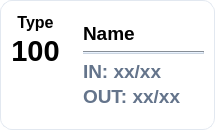
<?xml version="1.0" encoding="UTF-8"?>
<ui version="4.0">
 <class>RoomCard</class>
 <widget class="QWidget" name="RoomCard">
  <property name="geometry">
   <rect>
    <x>0</x>
    <y>0</y>
    <width>215</width>
    <height>130</height>
   </rect>
  </property>
  <property name="minimumSize">
   <size>
    <width>215</width>
    <height>130</height>
   </size>
  </property>
  <property name="maximumSize">
   <size>
    <width>215</width>
    <height>130</height>
   </size>
  </property>
  <property name="styleSheet">
   <string notr="true">
QWidget#RoomCard {
    background-color: transparent;
}

QFrame#frameCardContainer {
    background-color: #FFFFFF;
    border-radius: 12px;
    border: 1px solid #E2E8F0;
}

QFrame#frameCardContainer:hover {
    border: 2px solid #3B58FF;
    background-color: #F8FAFC;
}

QFrame#frameStatusBadge {
    border-top-left-radius: 11px;
    border-bottom-left-radius: 11px;
    border-top-right-radius: 0px;
    border-bottom-right-radius: 0px;
}

QLabel {
    background-color: transparent;
    border: none;
}
   </string>
  </property>
  <layout class="QHBoxLayout" name="horizontalLayout">
   <property name="spacing">
    <number>0</number>
   </property>
   <property name="leftMargin">
    <number>0</number>
   </property>
   <property name="topMargin">
    <number>0</number>
   </property>
   <property name="rightMargin">
    <number>0</number>
   </property>
   <property name="bottomMargin">
    <number>0</number>
   </property>
   <item>
    <widget class="QFrame" name="frameCardContainer">
     <layout class="QHBoxLayout" name="horizontalLayout_2">
      <property name="spacing">
       <number>0</number>
      </property>
      <property name="leftMargin">
       <number>0</number>
      </property>
      <property name="topMargin">
       <number>0</number>
      </property>
      <property name="rightMargin">
       <number>0</number>
      </property>
      <property name="bottomMargin">
       <number>0</number>
      </property>
      <item>
       <widget class="QFrame" name="frameStatusBadge">
        <property name="enabled">
         <bool>true</bool>
        </property>
        <property name="minimumSize">
         <size>
          <width>70</width>
          <height>0</height>
         </size>
        </property>
        <property name="maximumSize">
         <size>
          <width>85</width>
          <height>16777215</height>
         </size>
        </property>
        <layout class="QVBoxLayout" name="verticalLayout">
         <property name="spacing">
          <number>2</number>
         </property>
         <property name="leftMargin">
          <number>5</number>
         </property>
         <property name="topMargin">
          <number>12</number>
         </property>
         <property name="rightMargin">
          <number>5</number>
         </property>
         <property name="bottomMargin">
          <number>12</number>
         </property>
         <item alignment="Qt::AlignmentFlag::AlignHCenter">
          <widget class="QLabel" name="lblRoomType">
           <property name="font">
            <font>
             <pointsize>12</pointsize>
             <bold>true</bold>
            </font>
           </property>
           <property name="text">
            <string>Type</string>
           </property>
           <property name="alignment">
            <set>Qt::AlignmentFlag::AlignCenter</set>
           </property>
          </widget>
         </item>
         <item alignment="Qt::AlignmentFlag::AlignHCenter">
          <widget class="QLabel" name="lblRoomNumber">
           <property name="font">
            <font>
             <pointsize>22</pointsize>
             <bold>true</bold>
            </font>
           </property>
           <property name="text">
            <string>100</string>
           </property>
           <property name="alignment">
            <set>Qt::AlignmentFlag::AlignCenter</set>
           </property>
          </widget>
         </item>
         <item>
          <spacer name="verticalSpacer">
           <property name="orientation">
            <enum>Qt::Orientation::Vertical</enum>
           </property>
           <property name="sizeHint" stdset="0">
            <size>
             <width>20</width>
             <height>40</height>
            </size>
           </property>
          </spacer>
         </item>
         <item alignment="Qt::AlignmentFlag::AlignHCenter">
          <widget class="QLabel" name="lblStatusIcon">
           <property name="minimumSize">
            <size>
             <width>36</width>
             <height>36</height>
            </size>
           </property>
           <property name="maximumSize">
            <size>
             <width>36</width>
             <height>36</height>
            </size>
           </property>
           <property name="scaledContents">
            <bool>true</bool>
           </property>
          </widget>
         </item>
        </layout>
       </widget>
      </item>
      <item>
       <layout class="QVBoxLayout" name="verticalLayout_2">
        <property name="spacing">
         <number>6</number>
        </property>
        <property name="leftMargin">
         <number>12</number>
        </property>
        <property name="topMargin">
         <number>12</number>
        </property>
        <property name="rightMargin">
         <number>10</number>
        </property>
        <property name="bottomMargin">
         <number>12</number>
        </property>
        <item>
         <spacer name="verticalSpacer_2">
          <property name="orientation">
           <enum>Qt::Orientation::Vertical</enum>
          </property>
          <property name="sizeHint" stdset="0">
           <size>
            <width>20</width>
            <height>40</height>
           </size>
          </property>
         </spacer>
        </item>
        <item alignment="Qt::AlignmentFlag::AlignVCenter">
         <widget class="QLabel" name="lblGuestName">
          <property name="font">
           <font>
            <pointsize>14</pointsize>
            <bold>true</bold>
           </font>
          </property>
          <property name="text">
           <string>Name</string>
          </property>
          <property name="alignment">
           <set>Qt::AlignmentFlag::AlignLeading|Qt::AlignmentFlag::AlignLeft|Qt::AlignmentFlag::AlignVCenter</set>
          </property>
          <property name="wordWrap">
           <bool>true</bool>
          </property>
         </widget>
        </item>
        <item>
         <widget class="QFrame" name="lineDivider">
          <property name="styleSheet">
           <string notr="true">background-color: #CBD5E1; max-height: 1px;</string>
          </property>
          <property name="frameShape">
           <enum>QFrame::Shape::HLine</enum>
          </property>
          <property name="frameShadow">
           <enum>QFrame::Shadow::Sunken</enum>
          </property>
         </widget>
        </item>
        <item>
         <layout class="QHBoxLayout" name="horizontalLayout_dates">
          <property name="spacing">
           <number>6</number>
          </property>
          <item>
           <layout class="QVBoxLayout" name="verticalLayout_dates_inner">
            <property name="spacing">
             <number>2</number>
            </property>
            <item>
             <widget class="QLabel" name="lblCheckInDate">
              <property name="font">
               <font>
                <pointsize>14</pointsize>
                <bold>true</bold>
               </font>
              </property>
              <property name="styleSheet">
               <string notr="true">color: #64748b;</string>
              </property>
              <property name="text">
               <string>IN: xx/xx</string>
              </property>
             </widget>
            </item>
            <item>
             <widget class="QLabel" name="lblCheckOutDate">
              <property name="font">
               <font>
                <pointsize>14</pointsize>
                <bold>true</bold>
               </font>
              </property>
              <property name="styleSheet">
               <string notr="true">color: #64748b;</string>
              </property>
              <property name="text">
               <string>OUT: xx/xx</string>
              </property>
             </widget>
            </item>
           </layout>
          </item>
          <item>
           <spacer name="horizontalSpacer_dates">
            <property name="orientation">
             <enum>Qt::Orientation::Horizontal</enum>
            </property>
            <property name="sizeHint" stdset="0">
             <size>
              <width>40</width>
              <height>20</height>
             </size>
            </property>
           </spacer>
          </item>
         </layout>
        </item>
        <item>
         <spacer name="verticalSpacer_3">
          <property name="orientation">
           <enum>Qt::Orientation::Vertical</enum>
          </property>
          <property name="sizeHint" stdset="0">
           <size>
            <width>20</width>
            <height>40</height>
           </size>
          </property>
         </spacer>
        </item>
       </layout>
      </item>
     </layout>
    </widget>
   </item>
  </layout>
 </widget>
 <resources/>
 <connections/>
</ui>
